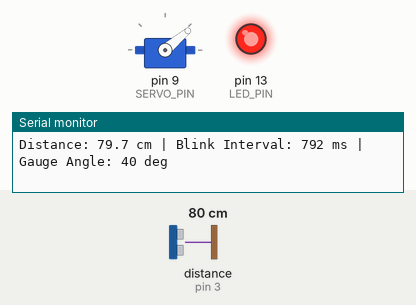
Simulated run of this sketch. Board: Arduino Uno, built with avr-gcc and run on an emulated ATmega328P. Shown: servo, output pins drawn as LEDs (lit = HIGH), the last lines printed to the serial monitor. Wiring (from diagram.json): ultrasonic range finder: trigger pin 2; echo pin 3. Dashed ring = blinking. Inputs (shaded band) come from the test bench; at power-on: distance to the obstacle (sensor on pin 3) 80 cm. The echo pulse lasts 58.3 µs per cm; pins used as bus, display or sensor lines are not drawn.

Above: at 1.2 s.
1.3 s: distance to the obstacle (sensor on pin 3) set to 2 cm
At 2.1 s:
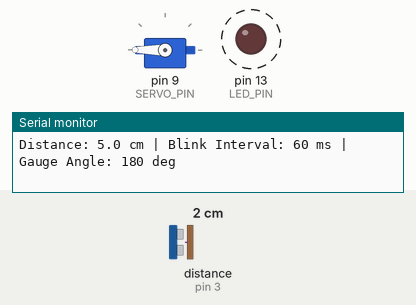
4.3 s: distance to the obstacle (sensor on pin 3) set to 18 cm
At 4.7 s:
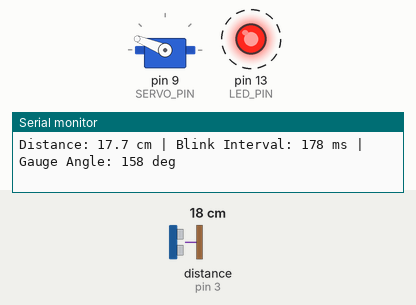
7.3 s: distance to the obstacle (sensor on pin 3) set to 9 cm
At 10.27 s:
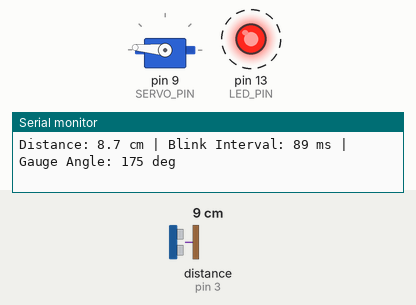
10.3 s: distance to the obstacle (sensor on pin 3) set to 35 cm
At 11.52 s:
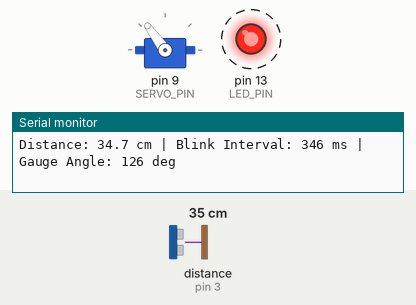
13.3 s: distance to the obstacle (sensor on pin 3) set to 120 cm
At 14.8 s:
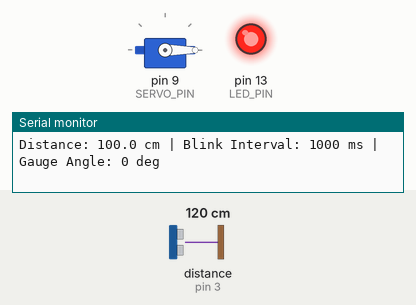
16.3 s: distance to the obstacle (sensor on pin 3) set to 57 cm
At 18.7 s:
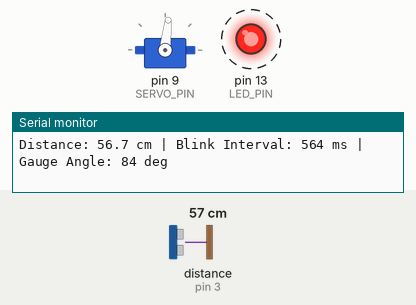
Timing chart, 0 to 20.3 s (numbered marks = the images above; inputs shaded):
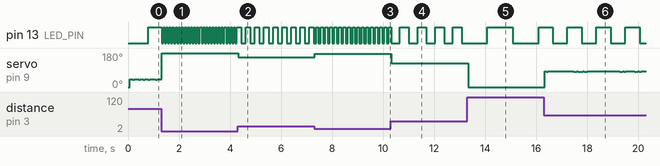

Measured:
- after the input at 1.3 s, pin 13 (LED_PIN): alternates HIGH for 0.06 s and LOW for 0.06 s, starting at once
- after the input at 4.3 s, pin 13 (LED_PIN): alternates HIGH for 0.18 s and LOW for 0.18 s, starting after 0.14 s; servo on pin 9 (SERVO_PIN): 180° → 158° at once
- after the input at 7.3 s, pin 13 (LED_PIN): alternates HIGH for 0.09 s and LOW for 0.09 s, starting after 0.08 s; servo on pin 9 (SERVO_PIN): 158° → 175° at once
- after the input at 10.3 s, pin 13 (LED_PIN): alternates HIGH for 0.35 s and LOW for 0.35 s, starting after 0.36 s
- after the input at 13.3 s, servo on pin 9 (SERVO_PIN): 126° → 0° at once
- after the input at 16.3 s, pin 13 (LED_PIN): alternates HIGH for 0.57 s and LOW for 0.56 s, starting after 0.34 s

The sketch:

ArduinoClassExample.ino
```cpp
// ArduinoClassExample.ino
// Controls an LED and a Servo motor based on ultrasonic distance measurements.
// - As an object gets closer, the LED blinks faster.
// - The servo sweeps like a dial gauge reflecting proximity/distance.

#include <Servo.h>

// --- Pin Definitions ---
constexpr uint8_t TRIG_PIN  = 2;
constexpr uint8_t ECHO_PIN  = 3;
constexpr uint8_t SERVO_PIN = 9;
constexpr uint8_t LED_PIN   = 13;

// --- Operational Parameters ---
constexpr float MIN_DISTANCE_CM = 5.0f;    // Minimum proximity limit
constexpr float MAX_DISTANCE_CM = 100.0f;  // Maximum active detection range

constexpr unsigned long MIN_BLINK_INTERVAL_MS = 60;   // Very fast blink when close
constexpr unsigned long MAX_BLINK_INTERVAL_MS = 1000; // Slow blink when far

constexpr unsigned long SENSOR_READ_INTERVAL_MS = 60;  // Sensor sampling interval
constexpr unsigned long SERIAL_LOG_INTERVAL_MS  = 300; // Serial monitor print interval

// --- Global Objects and State ---
Servo dialGauge;

unsigned long lastSensorReadMillis = 0;
unsigned long lastBlinkMillis = 0;
unsigned long lastLogMillis = 0;

float currentDistanceCm = MAX_DISTANCE_CM;
unsigned long currentBlinkIntervalMs = MAX_BLINK_INTERVAL_MS;
int currentServoAngle = 0;
bool ledState = LOW;

// Measure distance using HC-SR04 ultrasonic sensor
float readDistanceCm() {
  // Clear the trigger pin
  digitalWrite(TRIG_PIN, LOW);
  delayMicroseconds(2);

  // Send a 10-microsecond HIGH pulse
  digitalWrite(TRIG_PIN, HIGH);
  delayMicroseconds(10);
  digitalWrite(TRIG_PIN, LOW);

  // Read echo pulse duration (timeout after ~30ms, approx. 5 meters)
  unsigned long duration = pulseIn(ECHO_PIN, HIGH, 30000);

  if (duration == 0) {
    // Timeout or out of range: default to max distance
    return MAX_DISTANCE_CM;
  }

  // Speed of sound: 343 m/s = 0.0343 cm/microsecond (divided by 2 for round-trip)
  float distance = (duration * 0.0343f) / 2.0f;
  return constrain(distance, MIN_DISTANCE_CM, MAX_DISTANCE_CM);
}

void setup() {
  Serial.begin(115200);

  pinMode(TRIG_PIN, OUTPUT);
  pinMode(ECHO_PIN, INPUT);
  pinMode(LED_PIN, OUTPUT);
  digitalWrite(LED_PIN, ledState);

  dialGauge.attach(SERVO_PIN);
  dialGauge.write(0); // Start gauge at 0 degrees

  Serial.println(F("=================================================="));
  Serial.println(F("Arduino Proximity Gauge & Dynamic Blinker Started"));
  Serial.println(F("Pins: Trig=2, Echo=3, Servo=9, LED=13"));
  Serial.println(F("=================================================="));
}

void loop() {
  unsigned long currentMillis = millis();

  // 1. Periodic ultrasonic distance sampling
  if (currentMillis - lastSensorReadMillis >= SENSOR_READ_INTERVAL_MS) {
    lastSensorReadMillis = currentMillis;

    currentDistanceCm = readDistanceCm();

    // Map distance to blink interval: closer = faster blink (smaller interval)
    currentBlinkIntervalMs = map(
      (long)currentDistanceCm,
      (long)MIN_DISTANCE_CM,
      (long)MAX_DISTANCE_CM,
      MIN_BLINK_INTERVAL_MS,
      MAX_BLINK_INTERVAL_MS
    );

    // Map distance to servo angle: closer = higher dial angle (0 to 180 deg)
    currentServoAngle = map(
      (long)currentDistanceCm,
      (long)MIN_DISTANCE_CM,
      (long)MAX_DISTANCE_CM,
      180,
      0
    );

    dialGauge.write(currentServoAngle);
  }

  // 2. Non-blocking LED blink timer
  if (currentMillis - lastBlinkMillis >= currentBlinkIntervalMs) {
    lastBlinkMillis = currentMillis;
    ledState = !ledState;
    digitalWrite(LED_PIN, ledState);
  }

  // 3. Informative Serial logging
  if (currentMillis - lastLogMillis >= SERIAL_LOG_INTERVAL_MS) {
    lastLogMillis = currentMillis;

    Serial.print(F("Distance: "));
    Serial.print(currentDistanceCm, 1);
    Serial.print(F(" cm | Blink Interval: "));
    Serial.print(currentBlinkIntervalMs);
    Serial.print(F(" ms | Gauge Angle: "));
    Serial.print(currentServoAngle);
    Serial.println(F(" deg"));
  }
}
```
